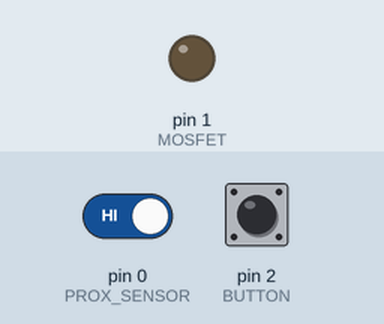
A sketch run on a simulated Arduino Uno, built with avr-gcc and run on an emulated ATmega328P. On the bench: output pins drawn as LEDs (lit = HIGH). The inputs (shaded band) are chosen by the test bench; at power-on: pin 2 (BUTTON) HIGH, pin 0 (PROX_SENSOR) HIGH.

Above: at 1.2 s.
1.3 s: pin 2 (BUTTON) pulled LOW for 3.2 s
At 5.0 s:
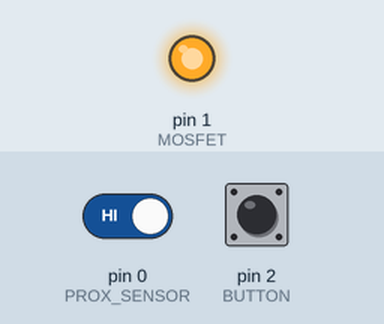
6.0 s: pin 2 (BUTTON) pulled LOW for 0.15 s
At 7.8 s:
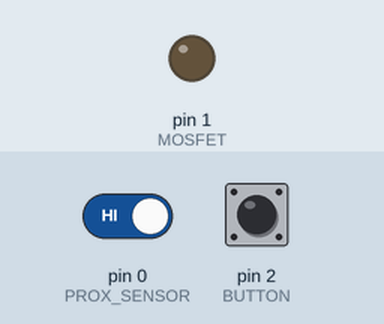
8.1 s: pin 2 (BUTTON) pulled LOW for 1 s
At 9.4 s:
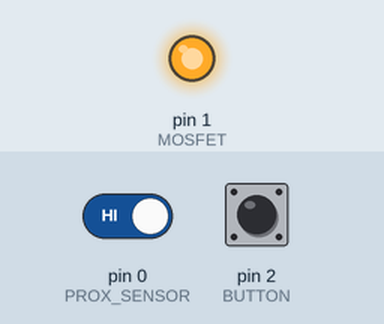
Timing chart, 0 to 11.1 s (numbered marks = the images above; inputs shaded):
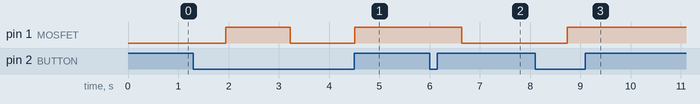

Measured:
- after the input at 1.3 s, pin 1 (MOSFET): LOW → HIGH after 0.64 s, → LOW 1.3 s later, → HIGH 1.3 s later
- after the input at 6.0 s, pin 1 (MOSFET): HIGH → LOW after 0.64 s
- after the input at 8.1 s, pin 1 (MOSFET): LOW → HIGH after 0.64 s

The sketch:

trinket.ino
```cpp
// Define constants as macros to conserve memory
#define PROX_SENSOR 0  // Pin number the proximity sensor is wired to
#define MOSFET 1  // Pin number the mosfet is wired to
#define BUTTON 2 // Pin number the override button is wired to

#define FADESPEED 5  // make this higher to slow down the ramping effect of the output
#define DELAY 10000  // Time delay in milliseconds for output to stay on

// Define global variables
unsigned long previousMillis = 0;
bool stayOn = false;
bool isOn = false;

// Runs one time when the device is powered up
void setup() {
  pinMode(MOSFET, OUTPUT);
  pinMode(BUTTON, INPUT_PULLUP);
}

// As the name implies, this function gets called contunally
void loop() {

  if ( !digitalRead(BUTTON) ) { // The button was pressed
    if ( isOn ) {  // The button was pressed and the output is on
      rampDown();
      stayOn = false;
    } else { // The button was pressed and the output is NOT on
      rampUp();
      stayOn = true;
    }
  } else if ( !stayOn ) { // The button was not pressed, nor was it pressed previously
    if ( !digitalRead(PROX_SENSOR) ) {  // An object was detected
      previousMillis = millis();
      if ( !isOn ) {
        rampUp();
      }
    } else if ( isOn && timeExpired() ) { // An object was NOT detected, the output is on, and the timeout has expired
      rampDown();
//    previousMillis = 0;
    }
  }
}

void rampUp() {    // Ramps up the Mosfet output, rather than immediately turning on
  int r;
  isOn = true;

  for (r = 0; r < 256; r++) {
    analogWrite(MOSFET, r);
    delay(FADESPEED);
  }
}

void rampDown() {    // Ramps down the Mosfet output, rather than immediately turning off
  int r;
  isOn = false;

  for (r = 255; r > -1; r--) {
    analogWrite(MOSFET, r);
    delay(FADESPEED);
  }
}

bool timeExpired() {   // Returns true when we've reached the timeout
  return( millis() - previousMillis > DELAY );
}
```
